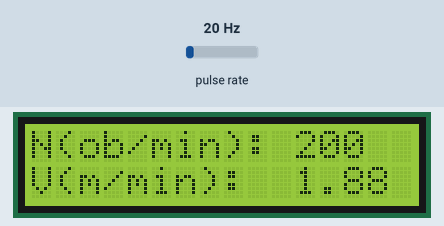
Recording of a sketch running on a simulated Arduino Uno, built with avr-gcc and run on an emulated ATmega328P. Shown: 16×2 character LCD. Wiring (inferred from the names in the program): pulse sensor: data pin 3. Inputs (shaded band) come from the test bench; at power-on: pulse rate 20 Hz.

Above: at 1.2 s.
1.3 s: pulse rate (sensor on pin 3) set to 4 Hz
At 2.5 s:
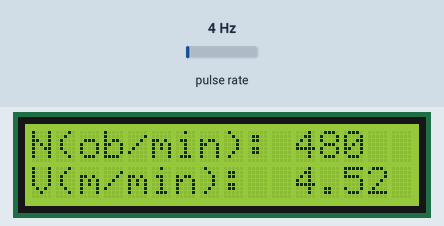
4.1 s: pulse rate (sensor on pin 3) set to 50 Hz
At 5.5 s:
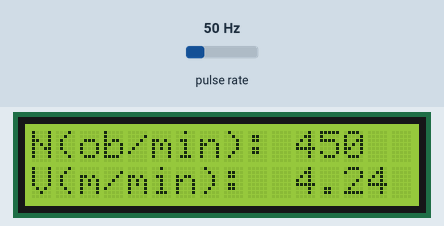
7.1 s: pulse rate (sensor on pin 3) set to 100 Hz
At 11.6 s:
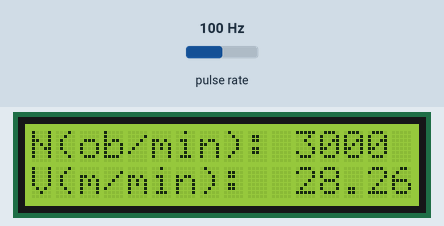
Timing chart, 0 to 13.1 s (numbered marks = the images above; inputs shaded):
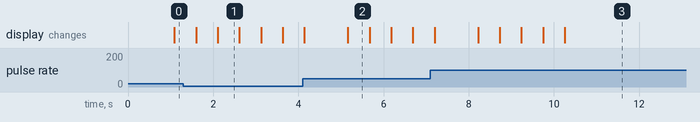

The sketch:

tahometr_timer1.ino
```cpp
#include <TimerOne.h>
#include <LiquidCrystal.h>
LiquidCrystal  lcd(9, 8, 7, 6, 5, 4);
const int RPM_PIN=3;
volatile int rpm                = 0;
volatile int rpm_tik            = 0;   // иИмпульсы тахометра
volatile boolean kontrol;
volatile int rpm_array[3] = {0,0,0};   // массив для усреднения
volatile int rpm_result         = 0;   // частота вращения
void rpm_count(){
  rpm_tik++;
}
void SensorData(){
  rpm = rpm_tik;
  rpm_tik = 0;
  digitalWrite(10, HIGH);
  delayMicroseconds(500);
  digitalWrite(10, LOW);
}
void setup(){
  lcd.begin(16, 2);
   pinMode(RPM_PIN,INPUT);
   attachInterrupt(digitalPinToInterrupt(RPM_PIN),  rpm_count,  RISING);
   Timer1.attachInterrupt(SensorData);
   Timer1.initialize(1000000);
   pinMode(10, OUTPUT);
}
void loop(){
    rpm_result = 0;
    for (int i=0; i<=1; i++)    {
      rpm_array[i]=rpm_array[i+1];
    }
    rpm_array[2] = 60*rpm/2;
    for (int i=0; i<=2; i++)    {
      rpm_result = rpm_result+rpm_array[i];
    }
    rpm_result = rpm_result/3;
    lcd.setCursor(0, 0);
    lcd.print("                ");
    lcd.setCursor(0, 0);
    lcd.print("N(ob/min): ");lcd.print(rpm_result);
    lcd.setCursor(0, 1);
    lcd.print("                ");
    lcd.setCursor(0, 1);
    lcd.print("V(m/min):  ");
    lcd.print(rpm_result*3.14*3/1000); // пересчёт частоты вращения в скорость резания при диаметре фрезы 3 мм
    delay(500);
}
```

Measured:
- after the input at 4.1 s, the display: first differs from a run without the input after 1.1 s (image 2)
- after the input at 7.1 s, the display: first differs from a run without the input after 1.1 s (image 3 shows a later state)
- what the display in image 1 shows lasts 0.5 s, from 2.1 s to 2.6 s
